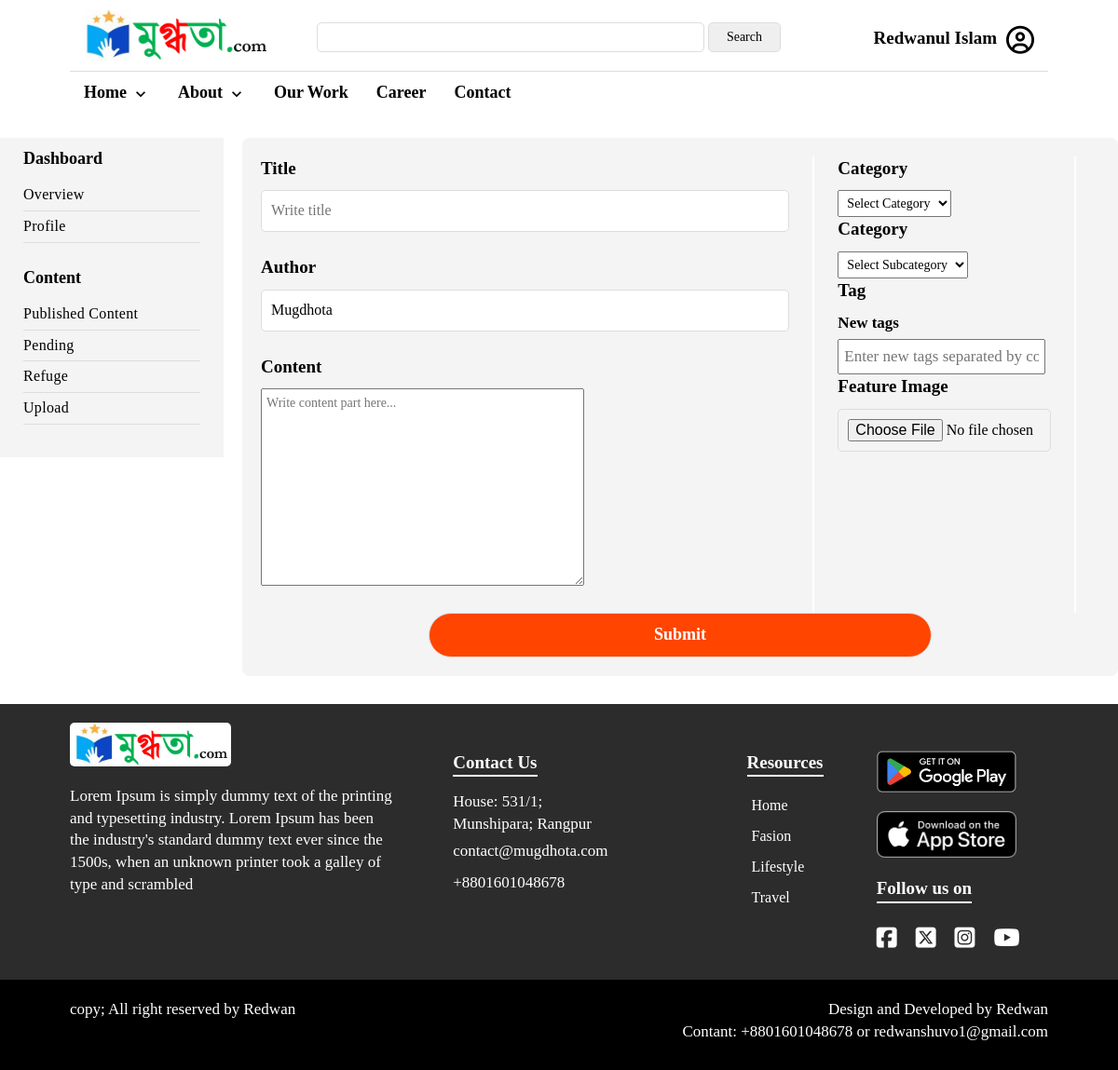
/content/upload-content/ (signed in), run on an earlier commit of the app's database.
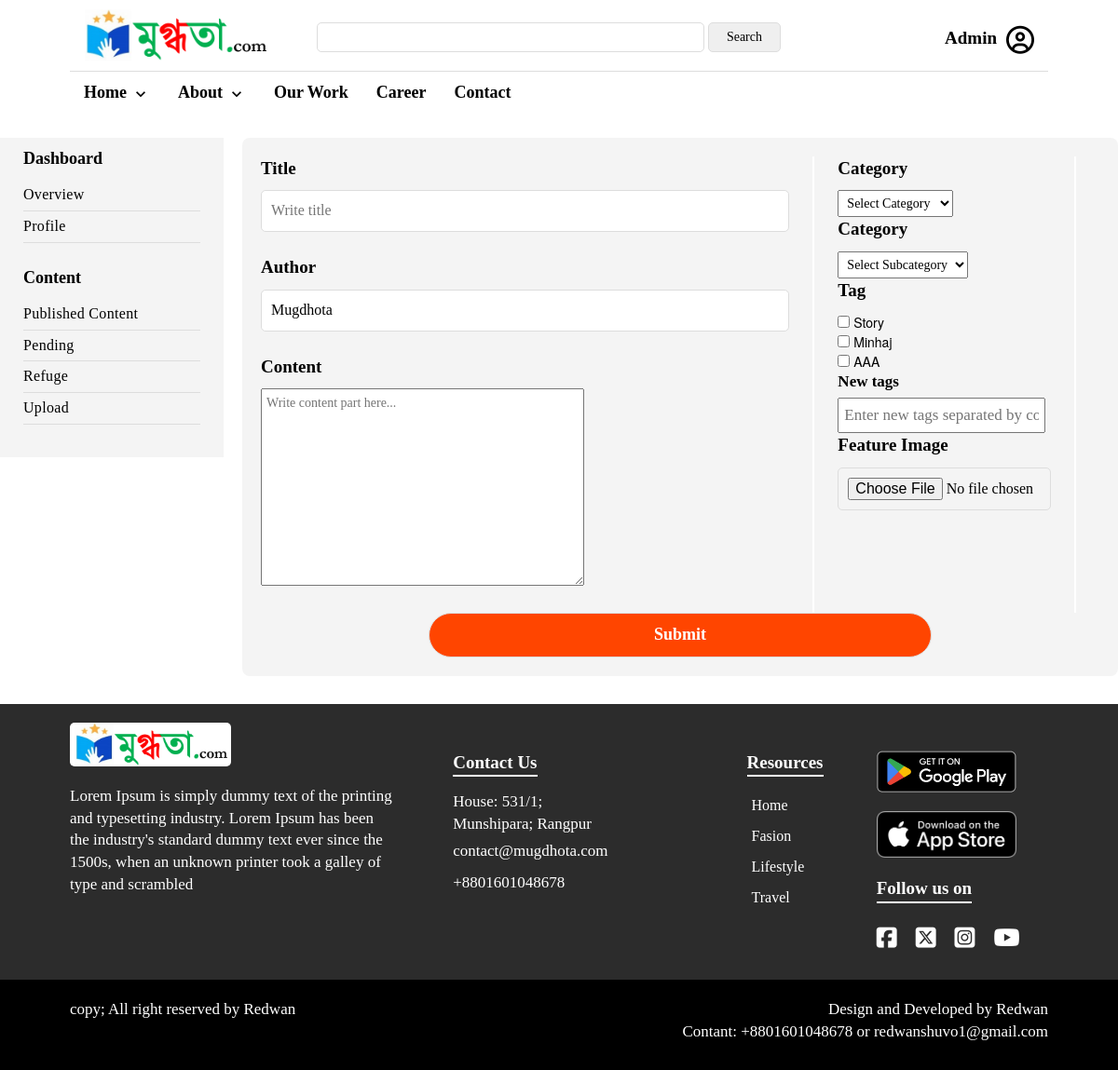
And on a later commit of the database.
### User/models.py (models this page shows, shortened)
class User(AbstractUser):
    username = models.CharField(max_length=255, unique=True, blank=False)
    name = models.CharField(max_length=255, blank=False, null=False)
    email = models.EmailField()
    phone_validator = RegexValidator(regex=r'^\+?1?\d{11}', message="Phone number must be entered in the format: '01234567899'. Up to 11 digits allowed.")
    phone = models.CharField(validators=[phone_validator], max_length=11, null=False, unique=True)
    bio = models.TextField()
    gender = models.ForeignKey(Gender, on_delete=models.CASCADE, blank=True, null=True)
    joined = models.DateField(auto_now=True)
    is_admin = models.BooleanField(default=False)
    is_editor = models.BooleanField(default=False)
    is_author = models.BooleanField(default=False)
    is_subscriber = models.BooleanField(default=True)
    USERNAME_FIELD = 'phone'

### content/models.py (models this page shows)
class Tag(models.Model):
    name = models.CharField(max_length=255, blank=False)
    def __str__(self):
        return self.name

### content/views.py (the view)
# urls.py: path('upload-content/', views.uploadContent, name='upload_content'),
@login_required(login_url='log_in')
def uploadContent(request):
    form = ContentUploadForm()
    if request.method == "POST":
        form = ContentUploadForm(request.POST, request.FILES)
        if form.is_valid():
            post = form.save(commit=False)
            if not post.slug:
                post.slug = post.title.replace(" ", "-").lower()
                original_slug = post.slug
                counter = 1
                while Content.objects.filter(slug=post.slug).exists():
                    post.slug = f"{original_slug}-{counter}"
                    counter += 1
            post.writer = request.user
            content_status = ContentStatus.objects.get(name='Pending')
            post.status = content_status
            post.save()  # Save the instance first to populate the 'id'
            selected_tags = form.cleaned_data.get('tags')  # Get selected tags
            if selected_tags:
                post.tags.set(selected_tags)  # Use .set() to update the tags for this object
            new_tag_names = form.cleaned_data.get('new_tags', [])
            if new_tag_names:
                new_tags = [Tag.objects.get_or_create(name=tag)[0] for tag in new_tag_names]
                post.tags.add(*new_tags)
        return redirect('home')
    else:
        form = ContentUploadForm()
    return render(request, 'upload_content.html', {'form': form})

### content/models.py (called while the page is built)
    def __str__(self):
        return self.name

    def __str__(self):
        return self.name

### templates/upload_content.html (shortened to what this page needs)
{% extends 'main.html' %}
{% load static %}
{% block content %}
<div class="container_full">
    <div class="container" style="width:100%">
        <div class="cnt_management_page flex">
            <div class="writer_menu width_20">
                {% include 'user_nav.html' %}
            </div>
            <div class="upload_content_form_section width_80">
                <div class="content_upload_form_sec">
                    <form action="" method="POST" enctype="multipart/form-data">
                        <div class="content_upload_section flex">
                            <div class="content_upload_form width_70 res_width_100">
                                <div class="form_field">
                                    <h2>Title</h2>
                                    {{ form.title }}
                                </div>
                                <div class="form_field">
                                    <h2>Author</h2>
                                    {{ form.author }}
                                </div>
                                <div class="form_field">
                                    <h2>Content</h2>
                                    {{ form.content }}
                                </div>
                            </div>
                            <div class="content_upload_form width_30 res_width_100">
                                <div class="form_field_cat">
                                    <h2>Category</h2>
                                    {{ form.category }}
                                </div>
                                <div class="form_field_cat">
                                    <h2>Category</h2>
                                    {{ form.sub_category }}
                                </div>
                                <div class="form_field_cat">
                                    <h2>Tag</h2>
                                        {% for tag in form.tags %}
                                        <div>
                                            {{ tag.tag }} {{ tag.choice_label }}
                                        </div>
                                        {% endfor %}
                                    <p>
                                        <label for="{{ form.new_tag.id_for_label }}">{{ form.new_tags.label }}</label><br>
                                        {{ form.new_tags }}
                                    </p>
                                </div>
                                <div class="form_field">
                                    <h2>Feature Image</h2>
                                    {{ form.feature_image }}
                                </div>
                            </div>
                        </div>
                        <button class="submit_button_cu" type="submit">Submit</button>
                    </form>
                </div>
            </div>
        </div>
    </div>
</div>
{% endblock content %}

### templates/main.html (shortened to what the changed rows need)
<!DOCTYPE html>
<html lang="en">
<head>
    {% load static %}
    <link rel="stylesheet" href="{% static 'assets/css/bootstrap.min.css' %}">
    <link rel="stylesheet" href="assets/css/flexslider.css" type="text/css" media="screen">
    <link rel="stylesheet" href="{% static 'style.css' %}">
    <link rel="stylesheet" href="{% static 'cmn-style.css' %}">
    <link rel="stylesheet" href="{% static 'responsive.css' %}">
    <link rel="stylesheet" type="text/css" href="https://cdnjs.cloudflare.com/ajax/libs/slick-carousel/1.8.1/slick.min.css" />
</head>
<body>
    <div class="container_header">
        <div class="container">
            <div id="header">
                <div class="header_section">
                    <div class="mugdhota_web_info_right desk">
                        <div class="user_info flex">
                            {% if request.user.is_authenticated %}
                                {% if user.is_editor %}
                                    <a href="{% url 'management_dashboard' request.user.username %}">
                                        <h2>{{request.user.name}}</h2>
                                        <i class="fa fa-user-circle-o"></i>
                                    </a>
                                {% else %}
                                    <a href="{% url 'user_dashboard' request.user.username %}">
                                        <h2>{{request.user.name}}</h2>
                                        <i class="fa fa-user-circle-o"></i>
                                    </a>
                                {% endif %}
                            {% else %}
                            <a href="{% url 'log_in' %}">
                                <span>Log-in</span>
                                <i class="fa fa-user-circle-o"></i>
                            </a>
                            {% endif %}
                        </div>
                    </div>
                </div>
            </div>
        </div>
    </div>
    {% block content %}
    {% endblock content %}
    <div class="container_full footer_bg">
        <div class="container">
            <div class="footer flex">
                <div class="single_footer">
                    <div class="sng_footer_cnt footer_child_f_right f_cnt" style="margin-left:75px">
                        <h2>Contact Us</h2>
                    </div>
                </div>
                <div class="single_footer">
                    <div class="sng_footer_cnt footer_child_f_right">
                        <h2>Resources</h2>
                    </div>
                </div>
                <div class="single_footer">
                    <div class="sng_footer_cnt footer_child_f_right">
                        <div class="follow_us">
                            <h2 style="color:#fff">Follow us on</h2>
                        </div>
                    </div>
                </div>
            </div>
        </div>
    </div>
</body>
</html>

What changed in the data, as far as the page shows it:
changed User: user.name "Redwanul Islam" → "Admin"
added Tag: choice_label "Story"
added Tag: choice_label "Minhaj"
added Tag: choice_label "AAA"
